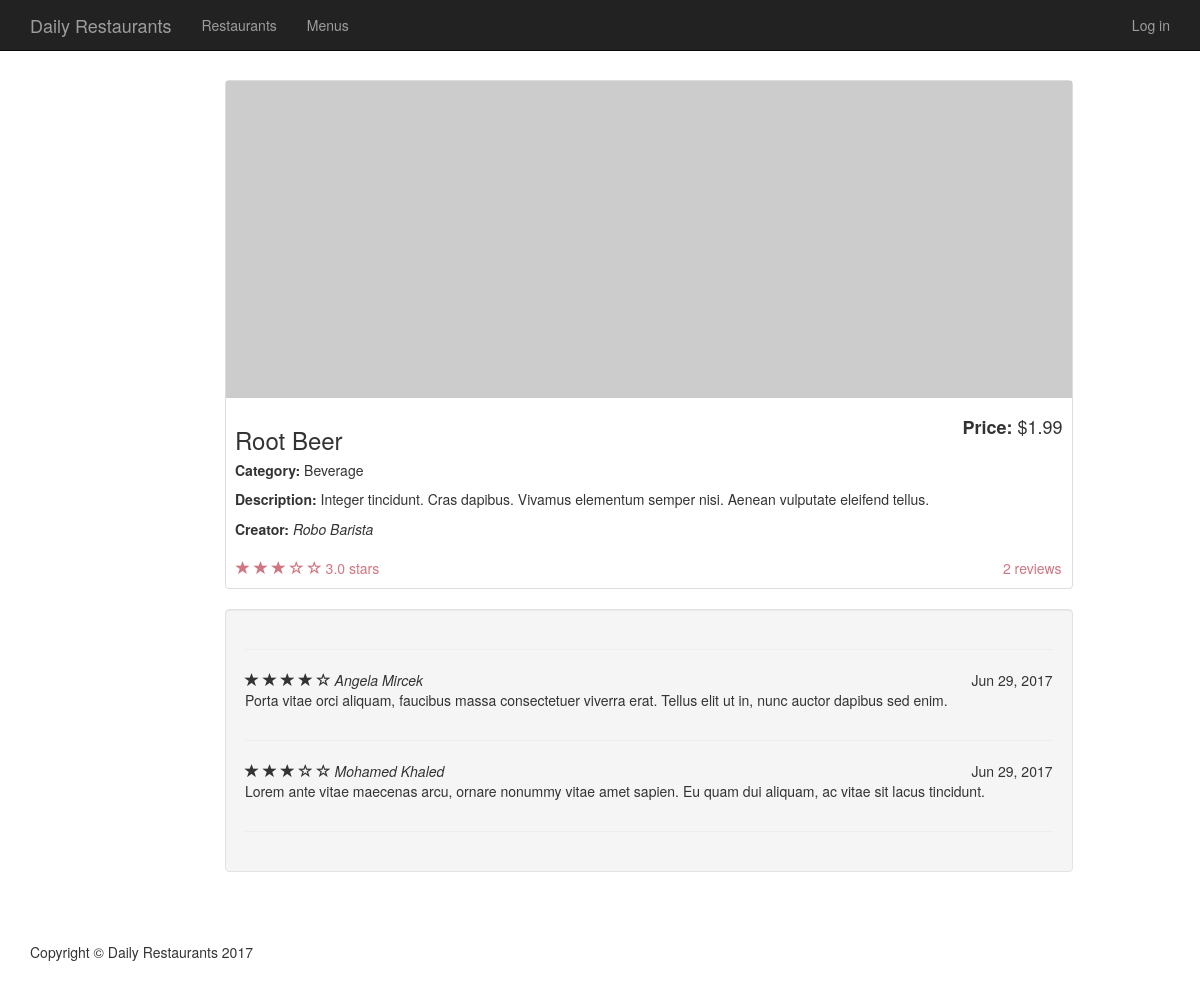
The app's page /menu/5 with its own data.
### models.py (models this page shows, shortened)
class MenuItem(Base):
    __tablename__ = 'menuItem'
    name = Column(String(20), nullable=False)
    description = Column(String(), nullable=False)
    category = Column(String(20), nullable=False)
    price = Column(String(8), nullable=False)
    reviews = Column(Integer, nullable=True, default=0)
    rate = Column(Integer, nullable=True, default=0)
    image = Column(String(), nullable=True)
    id = Column(Integer, nullable=False, primary_key=True)
    restaurant_id = Column(Integer, ForeignKey('restaurant.id'))
    restaurant = relationship(Restaurant, backref=backref("menuItem", cascade="all, delete"))
    user_id = Column(Integer, ForeignKey('user.id'))
    user = relationship(User)

class User(Base):
    __tablename__ = 'user'
    name = Column(String(20), nullable=False)
    picture = Column(String(250), nullable=True)
    email = Column(String(250), nullable=False)
    id = Column(Integer, nullable=False, primary_key=True)

class Review(Base):
    __tablename__ = 'review'
    content = Column(String(250), nullable=False)
    rate = Column(Integer, nullable=False)
    created_date = Column(DateTime, nullable=True, default=func.now())
    id = Column(Integer, nullable=False, primary_key=True)
    user_id = Column(Integer, ForeignKey('user.id'))
    user = relationship(User, backref=backref("review", cascade="all, delete"))
    menuItem_id = Column(Integer, ForeignKey('menuItem.id'))
    menuItem = relationship(MenuItem, backref=backref("review", cascade="all, delete"))

### run.py (the view)
@app.route('/menu/<int:menu_id>')
def showMenuItem(menu_id):
    menuItem = session.query(MenuItem).filter_by(id=menu_id).one()
    creator = getUserInfo(menuItem.user_id)
    reviews = session.query(Review).filter_by(menuItem_id=menu_id).all()
    return render_template('item.html', item=menuItem,
                           creator=creator, reviews=reviews)

### run.py (called while the page is built)
def getUserInfo(user_id):
    user = session.query(User).filter_by(
        id=user_id).one()
    return user

### templates/item.html (shortened to what this page needs)
{% extends "base.html" %}
{% block content %}
    <div class="container padding-container">
        <div class="row">
            <div class=" col-md-offset-2 col-md-9">
                <div class="thumbnail">
                    {% if not item.image %}
                        <img class="img-responsive" src="http://placehold.it/800x300">
                    {% else %}
                        <img class="img-responsive" src="{{ url_for('uploaded_file', filename=item.image) }}">
                    {% endif %}
                    <div class="caption-full">
                        <h4 class="pull-right"><strong>Price: </strong>{{ item.price | safe }}</h4>
                        <h3>{{ item.name | safe }}</h3>
                        <h5><strong>Category: </strong>{{ item.category | safe }}</h5>
                        <p><strong>Description: </strong>{{ item.description | safe }}</p>
                        <p><strong>Creator: </strong><i>{{ creator.name | safe }}</i></p>
                    </div>
                    <div class="ratings">
                        <p class="pull-right">{{ item.reviews }} reviews</p>
                        <p>
                            {% for i in range((item.rate | int)) %}
                                <span class="glyphicon glyphicon-star"></span>
                            {% endfor %}
                            {% for i in range(5 - (item.rate | int)) %}
                                <span class="glyphicon glyphicon-star-empty"></span>
                            {% endfor %}
                            {{ item.rate }}.0 stars
                        </p>
                    </div>
                </div>
                <div class="well">
                    <hr>
                    {% for review in reviews %}
                        <div class="row">
                            <div class="col-md-12">
                                {% for i in range((review.rate | int)) %}
                                    <span class="glyphicon glyphicon-star"></span>
                                {% endfor %}
                                {% for i in range(5 - (review.rate | int)) %}
                                    <span class="glyphicon glyphicon-star-empty"></span>
                                {% endfor %}
                                <i>{{ review.user.name | safe }}</i>
                                <span class="pull-right">{{ review.created_date.strftime("%b %d, %Y") }}</span>
                                <p>{{ review.content | safe }}</p>
                            </div>
                        </div>
                        <hr>
                    {% endfor %}
                </div>
            </div>
        </div>
    </div>
{% endblock %}

### static/css/base-style.css (style rules this page uses)
body { margin-top: 50px; }
.padding-container { padding-top: 30px !important; }
.thumbnail img { width: 100%; }
.ratings { padding-right: 10px; padding-left: 10px; color: #d17581; }
.thumbnail { padding: 0; }
.thumbnail .caption-full { padding: 9px; color: #333; }

### records on screen
MenuItem: price "$1.99", name "Root Beer", category "Beverage", description "Integer tincidunt. Cras dapibus. Vivamus elementum semper nisi. Aenean vulputate eleifend tellus.", reviews "2", rate "3"
User: name "Robo Barista"
Review: rate 4 (drawn), user.name "Angela Mircek", created_date "Jun 29, 2017", content "Porta vitae orci aliquam, faucibus massa consectetuer viverra erat. Tellus elit ut in, nunc auctor dapibus sed enim."
Review: rate 3 (drawn), user.name "Mohamed Khaled", created_date "Jun 29, 2017", content "Lorem ante vitae maecenas arcu, ornare nonummy vitae amet sapien. Eu quam dui aliquam, ac vitae sit lacus tincidunt."
